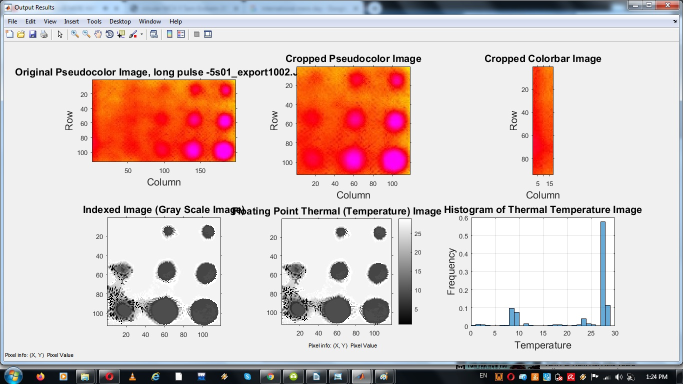
%> input picture Matlab/long pulse -5s01_export1002.jpg, 1366 x 768 px (shown at 1/2 size)
$ octave Feature_Extration_of_Image.m   (GNU Octave 9; MATLAB toolbox functions it lacks are replaced by stand-ins)
%> lines starting %> are read from the running program, lines starting %| are printed output that depends on the picture
clc;    % Clear the command window.
close all;  % Close all figures (except those of imtool.)
clear;  % Erase all existing variables. Or clearvars if you want.
workspace;  % Make sure the workspace panel is showing.
format long g;
format compact;
fontSize = 15;
%===============================================================================
% Get the name of the image the user wants to use.
baseFileName = 'long pulse -5s01_export1002.JPG'; % Assign the one on the button that they clicked on.
% Get the full filename, with path prepended.
folder = pwd
fullFileName = fullfile(folder, baseFileName);
%===============================================================================
% Read in a demo image.
originalRGBImage = imread(fullFileName);
%> originalRGBImage is the input picture: size 768x1366x3 uint8; mean R, G, B 216.4, 199.5, 197.3
% Display the image.
subplot(2, 3, 1);
imshow(originalRGBImage, []);
axis on;
caption = sprintf('Original Pseudocolor Image, %s', baseFileName);
title(caption, 'FontSize', fontSize, 'Interpreter', 'None');
xlabel('Column', 'FontSize', fontSize, 'Interpreter', 'None');
ylabel('Row', 'FontSize', fontSize, 'Interpreter', 'None');
drawnow;
grayImage = min(originalRGBImage, [], 3); % Useful for finding image and color map regions of image.
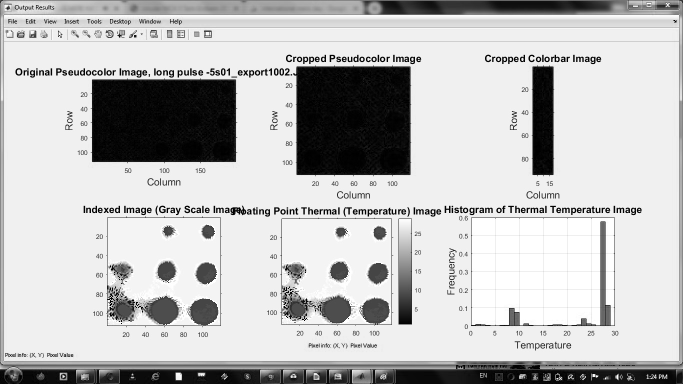
%> grayImage: size 768x1366 uint8 (shown at 1/2 size); min 0, max 255, mean 191.8
% Get the dimensions of the image.  numberOfColorChannels should be = 3.
[rows, columns, numberOfColorChannels] = size(originalRGBImage);
%> rows = 768; columns = 1366; numberOfColorChannels = 3
% Crop off the surrounding clutter to get the colorbar.
colorBarImage = imcrop(originalRGBImage, [1, 20, 17, rows]);
b = colorBarImage(:,:,3);
% Crop off the surrounding clutter to get the RGB image.
rgbImage = imcrop(originalRGBImage, [0, 0, columns, rows]);

% Get the dimensions of the image.
% numberOfColorBands should be = 3.
[rows, columns, numberOfColorChannels] = size(rgbImage);
% Display the image.
subplot(2, 3, 2);
imshow(rgbImage, []);
axis on;
caption = sprintf('Cropped Pseudocolor Image');
title(caption, 'FontSize', fontSize, 'Interpreter', 'None');
xlabel('Column', 'FontSize', fontSize, 'Interpreter', 'None');
ylabel('Row', 'FontSize', fontSize, 'Interpreter', 'None');
drawnow;
hp = impixelinfo();
% Display the colorbar image.
subplot(2, 3, 3);
imshow(colorBarImage, []);
axis on;
caption = sprintf('Cropped Colorbar Image');
title(caption, 'FontSize', fontSize, 'Interpreter', 'None');
xlabel('Column', 'FontSize', fontSize, 'Interpreter', 'None');
ylabel('Row', 'FontSize', fontSize, 'Interpreter', 'None');
drawnow;
% Set up figure properties:
% Enlarge figure to full screen.
set(gcf, 'Units', 'Normalized', 'OuterPosition', [0 0.05 1 0.95]);
% Get rid of tool bar and pulldown menus that are along top of figure.
% set(gcf, 'Toolbar', 'none', 'Menu', 'none');
% Give a name to the title bar.
set(gcf, 'Name', 'Output Results', 'NumberTitle', 'Off')
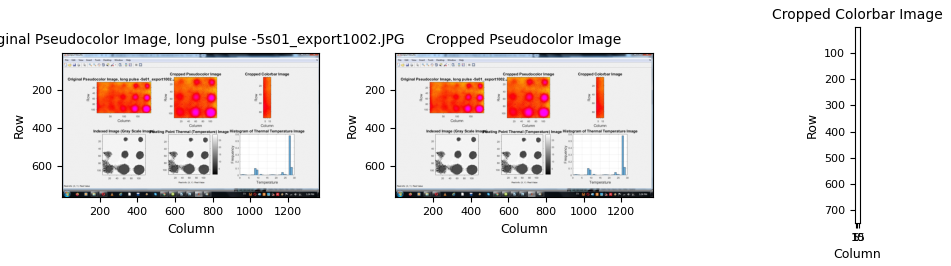
%> figure redrawn from the program's plot data, 3 panels
% Get the color map.
storedColorMap = colorBarImage(:,1,:);
% Need to call squeeze to get it from a 3D matrix to a 2-D matrix.
% Also need to divide by 255 since colormap values must be between 0 and 1.
storedColorMap = double(squeeze(storedColorMap)) / 255
%> storedColorMap = 749 rows, first 12: [0.0902 0.0824 0.0941; 0.0706 0.0863 0.0824; 0.0588 0.0941 0.0902; 0.0588 0.0902 0.102; 0.0588 0.0863 0.11; 0.0627 0.0824 0.098; 0.0471 0.0784 0.0902; 0.0353 0.0902 0.0902; 0.0353 0.0902 0.0941; 0.051 0.0784 0.102; 0.0588 0.0706 0.106; 0.102 0.0902 0.125]
% Need to flip up/down because the low rows are the high temperatures, not the low temperatures.
storedColorMap = flipud(storedColorMap);
%> storedColorMap = 749 rows, first 12: [0.0275 0.051 0.0353; 0.0314 0.0471 0.0431; 0.0392 0.0431 0.051; 0.0392 0.0431 0.0627; 0.0392 0.0392 0.0706; 0.0314 0.0431 0.0784; 0.0157 0.051 0.0706; 0.0157 0.051 0.0706; 0.0196 0.051 0.0627; 0.0157 0.0549 0.0627; 0.0118 0.0588 0.0588; 0.0157 0.0549 0.0588]
% Convert from an RGB image to a grayscale, indexed, thermal image.
%> (the run ends here)

$ run again, with Matlab/long pulse -5s01_export1266.jpg copied over Matlab/long pulse -5s01_export1002.jpg
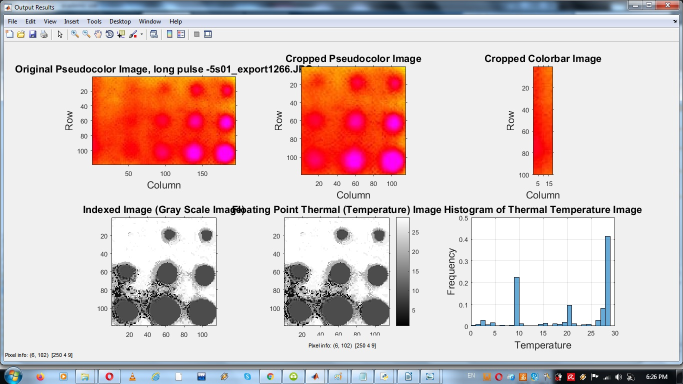
%> input picture Matlab/long pulse -5s01_export1266.jpg, 1366 x 768 px (shown at 1/2 size)
%> originalRGBImage is the input picture: size 768x1366x3 uint8; mean R, G, B 217, 200, 199.3
%> `grayImage = min(originalRGBImage, [], 3);`:
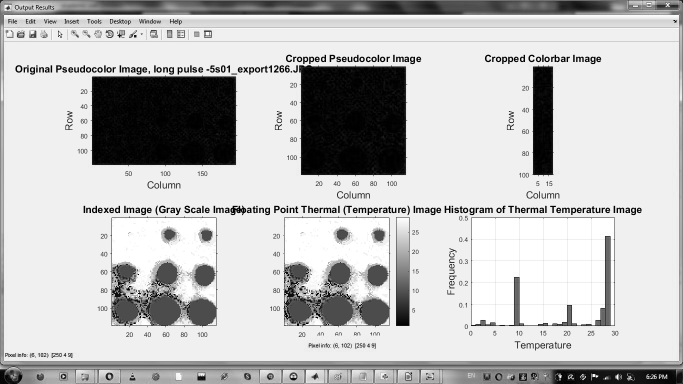
%> grayImage: size 768x1366 uint8 (shown at 1/2 size); min 0, max 255, mean 192.4
%> `set(gcf, 'Name', 'Output Results', 'NumberTitle', 'Off')`:
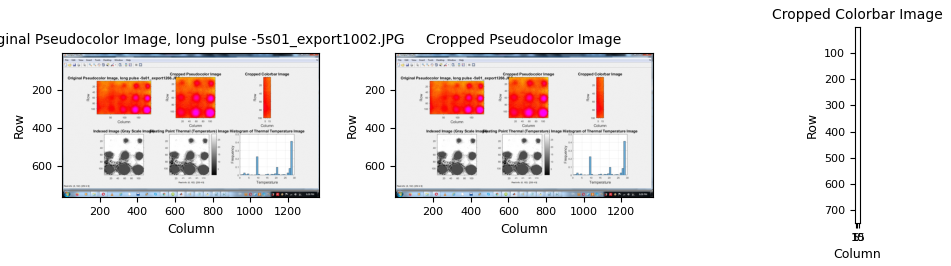
%> figure redrawn from the program's plot data, 3 panels
%> `storedColorMap = double(squeeze(storedColorMap)) / 255`: storedColorMap = 749 rows, first 12: [0.0784 0.0784 0.0706; 0.0471 0.0863 0.0549; 0.0353 0.0863 0.0588; 0.0235 0.0706 0.0706; 0.0196 0.0588 0.0667; 0.0157 0.0471 0.0549; 0.0196 0.051 0.0588; 0.00392 0.051 0.051; 0 0.0392 0.0471; 0.0157 0.0431 0.0667; 0.0314 0.0431 0.0784; 0.0196 0.0157 0.0471]
%> `storedColorMap = flipud(storedColorMap);`: storedColorMap = 749 rows, first 12: [0.0275 0.051 0.0353; 0.0314 0.0471 0.0431; 0.0392 0.0431 0.051; 0.0392 0.0431 0.0627; 0.0392 0.0392 0.0706; 0.0314 0.0431 0.0784; 0.0157 0.051 0.0706; 0.0157 0.051 0.0706; 0.0196 0.051 0.0627; 0.0157 0.0549 0.0627; 0.0118 0.0588 0.0588; 0.0157 0.0549 0.0588]
